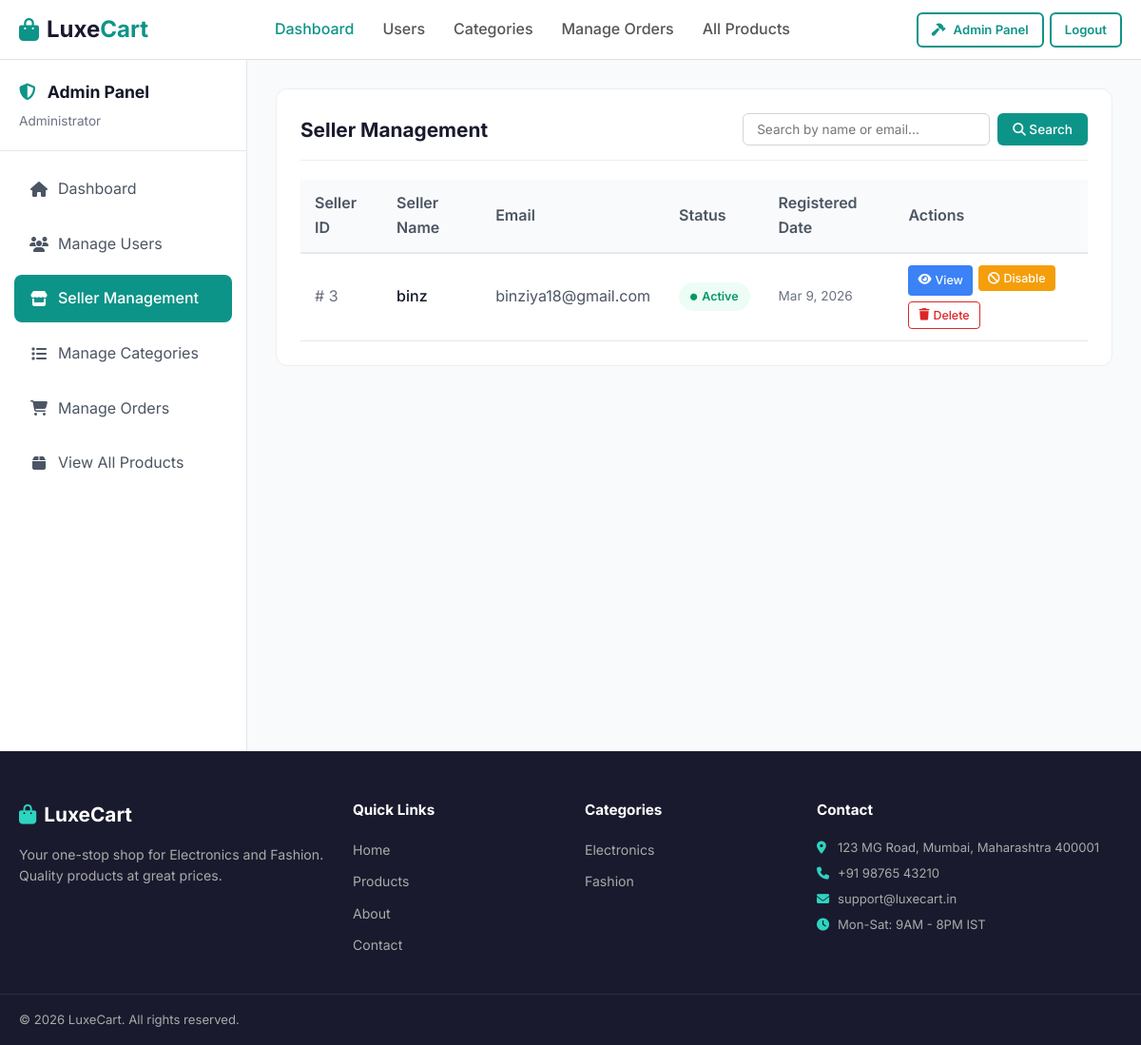
/admin/sellers (signed in), run on the app's committed database.
### tables this page shows
CREATE TABLE `users` (
  `id` int(11) NOT NULL,
  `name` varchar(100) NOT NULL,
  `email` varchar(150) NOT NULL,
  `password` varchar(255) NOT NULL,
  `created_at` timestamp NOT NULL DEFAULT current_timestamp(),
  `role` enum('admin','seller','customer') DEFAULT 'customer',
  `is_active` tinyint(1) DEFAULT 1,
  `seller_status` enum('active','pending','disabled') DEFAULT 'pending'
);

### controllers/AdminController.php (called while the page is built, shortened)
<?php
class AdminController
{
    private $db;
    public function __construct()
    {
        $this->db = Database::getInstance();
    }
    public function sellers()
    {
        $search = isset($_GET['search']) ? trim($_GET['search']) : '';
        if (!empty($search)) {
            $sellers = $this->db->fetchAll(
                "SELECT id, name, email, role, created_at, IFNULL(is_active, 1) as is_active, IFNULL(seller_status, 'pending') as seller_status FROM users WHERE role = 'seller' AND (name LIKE ? OR email LIKE ?) ORDER BY created_at DESC",
                ["%{$search}%", "%{$search}%"]
            );
        } else {
            $sellers = $this->db->fetchAll(
                "SELECT id, name, email, role, created_at, IFNULL(is_active, 1) as is_active, IFNULL(seller_status, 'pending') as seller_status FROM users WHERE role = 'seller' ORDER BY created_at DESC"
            );
        }
        require BASE_PATH . '/views/layouts/main.php';
    }
}

### models/Database.php (called while the page is built, shortened)
<?php
class Database
{
    private static $instance = null;
    private $conn;
    private function __construct()
    {
        $this->conn = new mysqli(DB_HOST, DB_USER, DB_PASS, DB_NAME);
        $this->conn->set_charset("utf8mb4");
    }
    public static function getInstance()
    {
        if (self::$instance === null) {
            self::$instance = new self();
        }
        return self::$instance;
    }
    public function query($sql, $params = [], $types = '')
    {
        $stmt = $this->conn->prepare($sql);
        $stmt->execute();
        return $stmt;
    }
    public function fetchAll($sql, $params = [], $types = '')
    {
        $stmt = $this->query($sql, $params, $types);
        $result = $stmt->get_result();
        $rows = [];
        while ($row = $result->fetch_assoc()) {
            $rows[] = $row;
        }
        return $rows;
    }
}

### views/admin/sellers.php (the view, shortened to what this page needs)
<div style="display: flex; min-height: calc(100vh - 73px); background: #f8fafc;">
    <aside
        style="width: 260px; background: #fff; border-right: 1px solid #e5e7eb; flex-shrink: 0; position: sticky; top: 0; height: calc(100vh - 73px); overflow-y: auto;">
        <div style="padding: 20px; border-bottom: 1px solid #e5e7eb;">
            <h3 style="margin: 0; color: #111827; font-size: 1.1rem;"><i class="fas fa-shield-alt"
                    style="color:#0d9488; margin-right:8px;"></i> Admin Panel</h3>
            <p style="margin: 5px 0 0 0; font-size: 0.85rem; color: #6b7280;">Administrator</p>
        </div>
        <div class="list-group" style="padding: 15px;">
            <a href="<?= BASE_URL ?>/admin" class="list-group-item"
                style="display: flex; align-items: center; gap: 10px; padding: 12px 16px; border-radius: 8px; margin-bottom: 8px; color: #4b5563; text-decoration: none;">
                <i class="fas fa-home" style="width: 20px; text-align: center;"></i> Dashboard
            </a>
            <a href="<?= BASE_URL ?>/admin/users" class="list-group-item"
                style="display: flex; align-items: center; gap: 10px; padding: 12px 16px; border-radius: 8px; margin-bottom: 8px; color: #4b5563; text-decoration: none;">
                <i class="fas fa-users" style="width: 20px; text-align: center;"></i> Manage Users
            </a>
            <a href="<?= BASE_URL ?>/admin/sellers" class="list-group-item active"
                style="display: flex; align-items: center; gap: 10px; padding: 12px 16px; border-radius: 8px; margin-bottom: 8px; background: #0d9488; color: #fff; font-weight: 500; text-decoration: none;">
                <i class="fas fa-store" style="width: 20px; text-align: center;"></i> Seller Management
            </a>
            <a href="<?= BASE_URL ?>/admin/categories" class="list-group-item"
                style="display: flex; align-items: center; gap: 10px; padding: 12px 16px; border-radius: 8px; margin-bottom: 8px; color: #4b5563; text-decoration: none;">
                <i class="fas fa-list" style="width: 20px; text-align: center;"></i> Manage Categories
            </a>
            <a href="<?= BASE_URL ?>/admin/orders" class="list-group-item"
                style="display: flex; align-items: center; gap: 10px; padding: 12px 16px; border-radius: 8px; margin-bottom: 8px; color: #4b5563; text-decoration: none;">
                <i class="fas fa-shopping-cart" style="width: 20px; text-align: center;"></i> Manage Orders
            </a>
            <a href="<?= BASE_URL ?>/products" class="list-group-item"
                style="display: flex; align-items: center; gap: 10px; padding: 12px 16px; border-radius: 8px; margin-bottom: 8px; color: #4b5563; text-decoration: none;">
                <i class="fas fa-box" style="width: 20px; text-align: center;"></i> View All Products
            </a>
        </div>
    </aside>
    <main style="flex: 1; padding: 30px; overflow-y: auto;">
        <div style="background: #fff; padding: 25px; border-radius: 12px; border: 1px solid #eee;">
            <div
                style="display: flex; justify-content: space-between; align-items: center; margin-bottom: 20px; border-bottom: 1px solid #eee; padding-bottom: 15px; flex-wrap: wrap; gap: 12px;">
                <h2 style="margin: 0; font-size: 1.3rem; color: #1a1a2e;">Seller Management</h2>
                <form method="GET" action="<?= BASE_URL ?>/admin/sellers" style="display: flex; gap: 8px;">
                    <input type="text" name="search" value="<?= htmlspecialchars($_GET['search'] ?? '') ?>"
                        placeholder="Search by name or email..."
                        style="padding: 8px 14px; border: 1px solid #d1d5db; border-radius: 6px; font-size: 0.85rem; width: 260px;">
                    <button type="submit"
                        style="padding: 8px 16px; background: #0d9488; color: #fff; border: none; border-radius: 6px; cursor: pointer; font-size: 0.85rem; font-weight: 500;">
                        <i class="fas fa-search"></i> Search
                    </button>
                </form>
            </div>
            <div style="overflow-x: auto;">
                <table style="width: 100%; border-collapse: collapse; text-align: left;">
                    <thead>
                        <tr style="background-color: #f9fafb; border-bottom: 2px solid #e5e7eb;">
                            <th style="padding: 12px 15px; font-weight: 600; color: #4b5563;">Seller ID</th>
                            <th style="padding: 12px 15px; font-weight: 600; color: #4b5563;">Seller Name</th>
                            <th style="padding: 12px 15px; font-weight: 600; color: #4b5563;">Email</th>
                            <th style="padding: 12px 15px; font-weight: 600; color: #4b5563;">Status</th>
                            <th style="padding: 12px 15px; font-weight: 600; color: #4b5563;">Registered Date</th>
                            <th style="padding: 12px 15px; font-weight: 600; color: #4b5563;">Actions</th>
                        </tr>
                    </thead>
                    <tbody>
                        <?php if (empty($sellers)): ?>
                            <tr>
                                <td colspan="6" style="padding: 30px 15px; text-align: center; color: #9ca3af;">
                                    <i class="fas fa-store-slash"
                                        style="font-size: 2rem; margin-bottom: 10px; display: block;"></i>
                                    No sellers found.
                                </td>
                            </tr>
                        <?php else: ?>
                            <?php foreach ($sellers as $seller): ?>
                                <tr style="border-bottom: 1px solid #e5e7eb;">
                                    <td style="padding: 12px 15px; color: #6b7280;">#
                                        <?= $seller['id'] ?>
                                    </td>
                                    <td style="padding: 12px 15px; font-weight: 500; color: #111827;">
                                        <?= htmlspecialchars($seller['name']) ?>
                                    </td>
                                    <td style="padding: 12px 15px; color: #4b5563;">
                                        <?= htmlspecialchars($seller['email']) ?>
                                    </td>
                                    <td style="padding: 12px 15px;">
                                        <?php
                                        $status = $seller['seller_status'] ?? 'pending';
                                        if ($status === 'active') {
                                            echo '<span style="display:inline-flex;align-items:center;gap:5px;background:#ecfdf5;color:#059669;padding:5px 12px;border-radius:999px;font-size:0.78rem;font-weight:600;"><i class="fas fa-circle" style="font-size:0.45rem;"></i> Active</span>';
                                        } elseif ($status === 'pending') {
                                            echo '<span style="display:inline-flex;align-items:center;gap:5px;background:#fffbeb;color:#d97706;padding:5px 12px;border-radius:999px;font-size:0.78rem;font-weight:600;"><i class="fas fa-circle" style="font-size:0.45rem;"></i> Pending</span>';
                                        } else {
                                            echo '<span style="display:inline-flex;align-items:center;gap:5px;background:#fef2f2;color:#dc2626;padding:5px 12px;border-radius:999px;font-size:0.78rem;font-weight:600;"><i class="fas fa-circle" style="font-size:0.45rem;"></i> Disabled</span>';
                                        }
                                        ?>
                                    </td>
                                    <td style="padding: 12px 15px; color: #6b7280; font-size: 0.85rem;">
                                        <?= date('M j, Y', strtotime($seller['created_at'])) ?>
                                    </td>
                                    <td style="padding: 12px 15px;">
                                        <div style="display: flex; gap: 6px; flex-wrap: wrap;">
                                            <a href="<?= BASE_URL ?>/admin/seller/<?= $seller['id'] ?>" title="View Seller"
                                                style="display:inline-flex;align-items:center;gap:4px;padding:6px 10px;background:#3b82f6;color:#fff;border-radius:4px;text-decoration:none;font-size:0.78rem;font-weight:500;">
                                                <i class="fas fa-eye"></i> View
                                            </a>
                                            <?php if ($status !== 'disabled'): ?>
                                                <form action="<?= BASE_URL ?>/admin/sellers" method="POST" style="margin:0;">
                                                    <button type="submit" title="Disable Seller"
                                                        style="display:inline-flex;align-items:center;gap:4px;padding:6px 10px;background:#f59e0b;color:#fff;border:none;border-radius:4px;cursor:pointer;font-size:0.78rem;font-weight:500;">
                                                        <i class="fas fa-ban"></i> Disable
                                                    </button>
                                                </form>
                                            <?php endif; ?>
                                            <form action="<?= BASE_URL ?>/admin/sellers" method="POST" style="margin:0;"
                                                onsubmit="return confirm('Are you sure you want to delete this seller?');">
                                                <button type="submit" title="Delete Seller"
                                                    style="display:inline-flex;align-items:center;gap:4px;padding:6px 10px;background:#fff;color:#dc2626;border:1px solid #dc2626;border-radius:4px;cursor:pointer;font-size:0.78rem;font-weight:500;">
                                                    <i class="fas fa-trash"></i> Delete
                                                </button>
                                            </form>
                                        </div>
                                    </td>
                                </tr>
                            <?php endforeach; ?>
                        <?php endif; ?>
                    </tbody>
                </table>
            </div>
        </div>
    </main>
</div>

### public/css/style.css (style rules this page uses)
*, *::before, *::after { box-sizing: border-box; margin: 0; padding: 0 }
body { font-family: 'Inter', Arial, sans-serif; font-size: 16px; line-height: 1.6; color: #333; background: #f9f9f9 }
a { text-decoration: none; color: inherit }
button { cursor: pointer; border: none; background: none; font-family: inherit }
input, select, textarea { font-family: inherit; font-size: inherit }

### data on the page
users: id "3", name "binz", email "binziya18@gmail.com", created_at "Mar 9, 2026"
